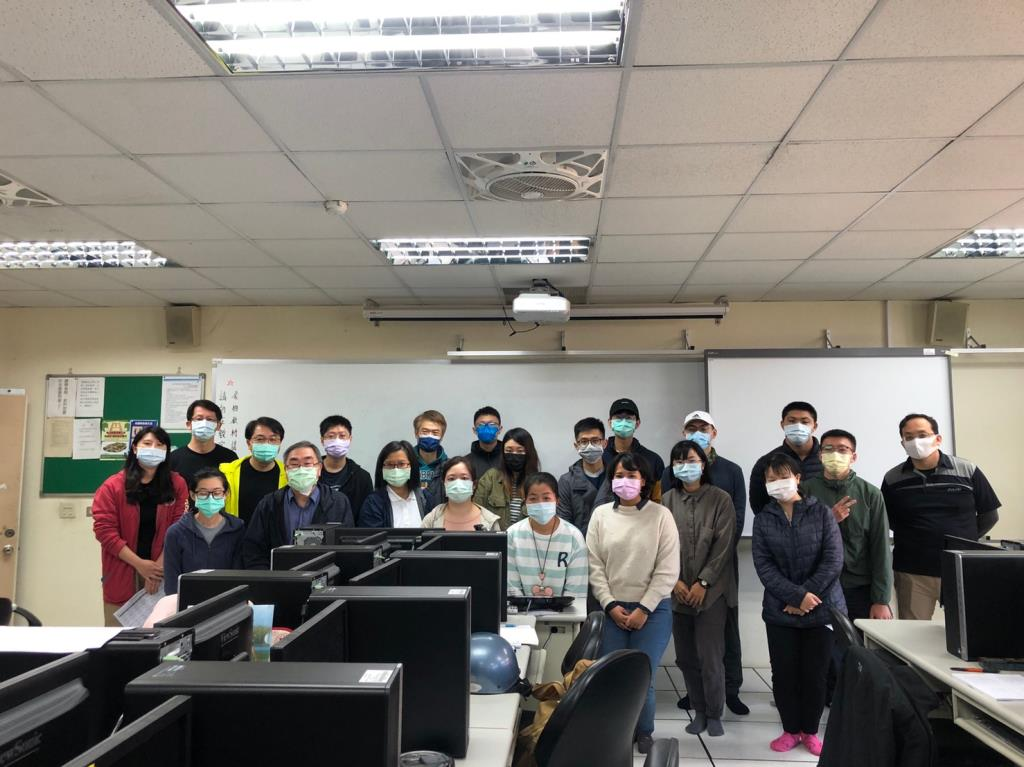
#> input picture 2021012516112623.jpg, 1024 x 767 px
$ python test8.py
#> lines starting #> are read from the running program, lines starting #| are printed output that depends on the picture
import cv2
import numpy as np
from matplotlib import pyplot as plt

img = cv2.imread('2021012516112623.jpg',1)
#> img is the input picture: shape (767, 1024, 3); mean B, G, R 117.7, 124.5, 129.4
b = cv2.imread('2021012516112623.jpg',1)
b[100:200,100:200,0]=0
b[300:500,600:800,1]=0
b[500:600,300:500,2]=0
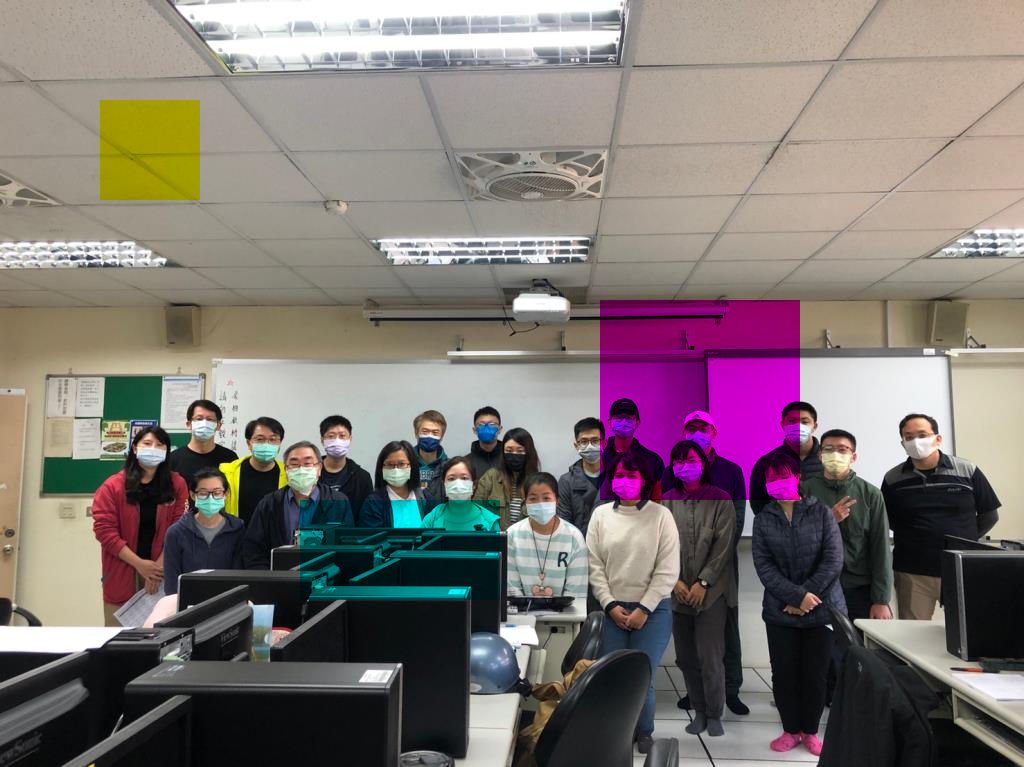
#> b: shape (767, 1024, 3); mean B, G, R 115.9, 118.1, 127.6
print(b)
#> (printed output is left out)

#roi=img[77:122,640:788]
#img[149:194,460:608]=roi
#img1 = cv2.cvtColor(img,cv2.COLOR_BGR2RGB)
plt.imshow(b)
#plt.xticks([]), plt.yticks([])
plt.show()
# [4 lines of commented-out code are left out]
